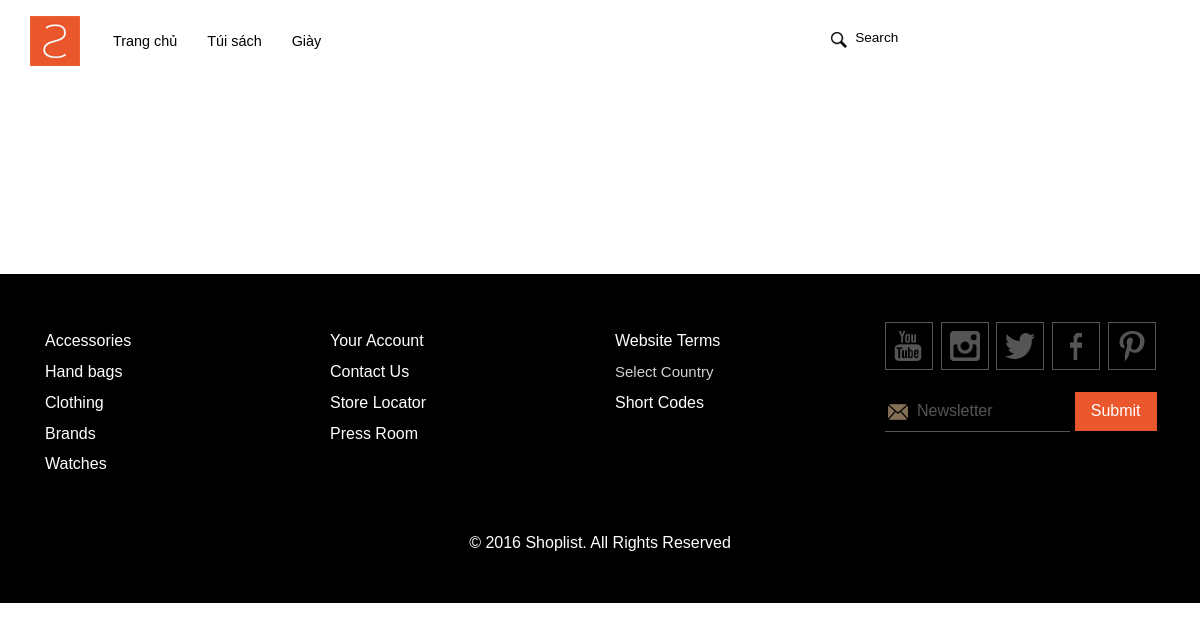
Before: /theloai.php?Id=3 with the older database file.
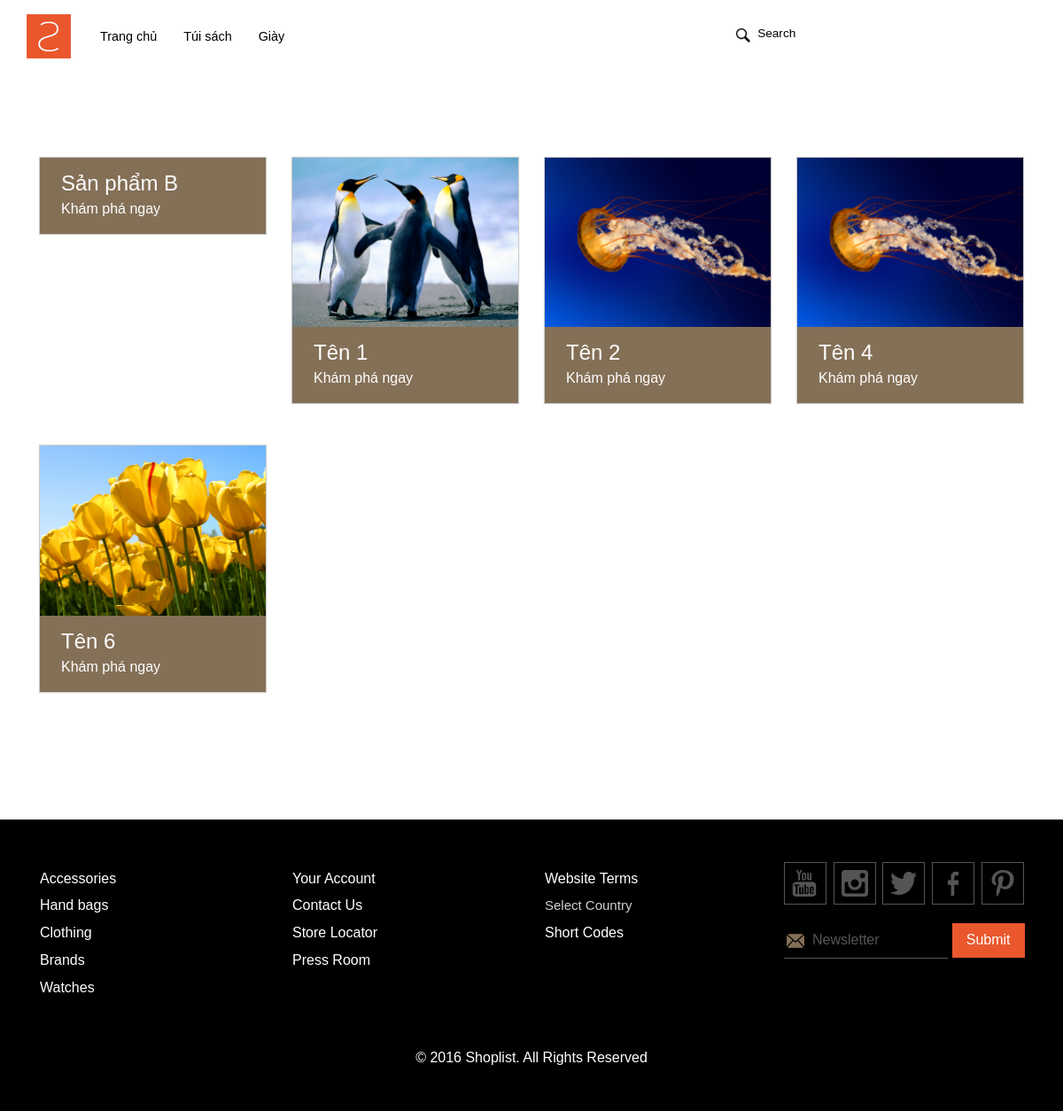
After: the same page with the newer database file.
### tables this page shows
CREATE TABLE `theloai` (
  `Id` int(11) UNSIGNED NOT NULL,
  `Ten` varchar(60) DEFAULT NULL
);

CREATE TABLE `sanpham` (
  `Id` int(11) UNSIGNED NOT NULL,
  `Ten` varchar(30) DEFAULT NULL,
  `Gia` varchar(60) DEFAULT NULL,
  `MoTa` varchar(255) DEFAULT NULL,
  `TheLoaiId` int(11) UNSIGNED DEFAULT NULL,
  `Anh1` varchar(60) DEFAULT NULL,
  `Anh2` varchar(60) DEFAULT NULL,
  `Anh3` varchar(60) DEFAULT NULL
);

### library/init.php (called while the page is built, shortened)
<?php
require_once 'DB.php';
$db = new DB();
?>

### library/DB.php (called while the page is built, shortened)
<?php
class DB
{
    private $hostname = 'localhost',
            $username = 'root',
            $password = '',
            $dbname = 'shop';
    public $cn = NULL;
    public function connect()
    {
        $this->cn = mysqli_connect($this->hostname, $this->username, $this->password, $this->dbname);
    }
    public function num_rows($sql = null)
    {
        if ($this->cn)
        {
            $query = mysqli_query($this->cn, $sql);
            if ($query)
            {
                $row = mysqli_num_rows($query);
                return $row;
            }
        }
    }
    public function fetch_assoc($sql = null)
    {
        if ($this->cn)
        {
            $query = mysqli_query($this->cn, $sql);
            if ($query)
            {
                while ($row = mysqli_fetch_assoc($query))
                {
                    $data[] = $row;
                }
                return $data;
            }
        }
    }
    public function set_char($uni)
    {
        if ($this->cn)
        {
            mysqli_set_charset($this->cn, $uni);
        }
    }
}
?>

### theloai.php (the view, shortened to what this page needs)
<?php
	require_once 'library/init.php';
	if(isset($_GET['Id'])) {
        $get_Id = $_GET['Id'];
		$sql_get_list = "SELECT * FROM sanpham WHERE TheLoaiId='$get_Id'";
		if($db->num_rows($sql_get_list)) {
			$sanpham = $db->fetch_assoc($sql_get_list);
		}
        $sql_get_theloai = "SELECT * FROM theloai WHERE Id = '$get_Id'";
		if($db->num_rows($sql_get_theloai)) {
			$ten_the_loai = $db->fetch_assoc($sql_get_theloai)[0]['Ten'];
		}
	}
	require_once 'layouts/header.php';
?>
	<div class="product">
		<div class="container">
			<div class="product-main">
				<div class="product-block">
					<?php
						foreach ($sanpham as $key => $sanpham) {
								echo
								'
								<div class="col-md-3 home-grid">
									<div class="home-product-main">
										<div class="home-product-top">
											<a href="single.php?theloai='.$sanpham['TheLoaiId'].'&sanpham='.$sanpham['Id'].'">
												<img src="'.$sanpham['Anh1'].'" alt="" class="img-responsive zoom-img">
											</a>
										</div>
										<div class="home-product-bottom">
											<h3>
												<a href="single.php?theloai='.$sanpham['TheLoaiId'].'&sanpham='.$sanpham['Id'].'">'.$sanpham['Ten'].'</a>
											</h3>
											<p>Khám phá ngay</p>
										</div>
										<div class="srch">
											<span>'.$sanpham['Gia'].'</span>
										</div>
									</div>
								</div>
								';
						}
					?>
					<div class="clearfix"> </div>
				</div>
			</div>
		</div>
	</div>
<?php
    require_once 'layouts/footer.php';
?>

### layouts/header.php (shortened to what this page needs)
<?php
require_once 'library/init.php';
?>
<!DOCTYPE HTML>
<html>
<head>
	<link href="css/bootstrap.css" rel="stylesheet" type="text/css" media="all">
	<link href="css/style.css" rel="stylesheet" type="text/css" media="all" />
</head>
<body>
	<div class="header">
		<div class="container">
			<div class="header-main">
				<div class="top-nav">
					<div class="content white">
						<nav class="navbar navbar-default" role="navigation">
							<div class="navbar-header">
								<div class="navbar-brand logo">
									<a href="index.html">
										<img src="images/logo1.png" alt="">
									</a>
								</div>
							</div>
							<div class="collapse navbar-collapse" id="bs-example-navbar-collapse-1">
								<ul class="nav navbar-nav">
									<li>
										<a href="index.php">Trang chủ</a>
									</li>
									<?php
										$sql_get_list = "SELECT * FROM theloai";
										if($db->num_rows($sql_get_list)) {
											foreach ($db->fetch_assoc($sql_get_list) as $key => $theloai) {
												echo
												'
												<li><a href="theloai.php?Id='.$theloai['Id'].'">'.$theloai['Ten'].'</a></li>
												';
											}
										}
									?>
								</ul>
							</div>
						</nav>
					</div>
				</div>
				<div class="header-right">
					<div class="search">
						<div class="search-text">
							<form action="timsanpham.php" method="POST">
							<input class="serch" id="noidung" name="noidung" type="text" value="Search" onfocus="this.value = '';" onblur="if (this.value == '') {this.value = 'Search';}"
							/>
							</form>
						</div>
						<div class="clearfix"> </div>
					</div>
				</div>
				<div class="clearfix"> </div>
			</div>
		</div>
	</div>

Changed rows visible on the page:
added sanpham: Ten "Sản phẩm B"
added sanpham: Anh1 (picture), Ten "Tên 1"
added sanpham: Anh1 (picture), Ten "Tên 2"
added sanpham: Anh1 (picture), Ten "Tên 4"
added sanpham: Anh1 (picture), Ten "Tên 6"
